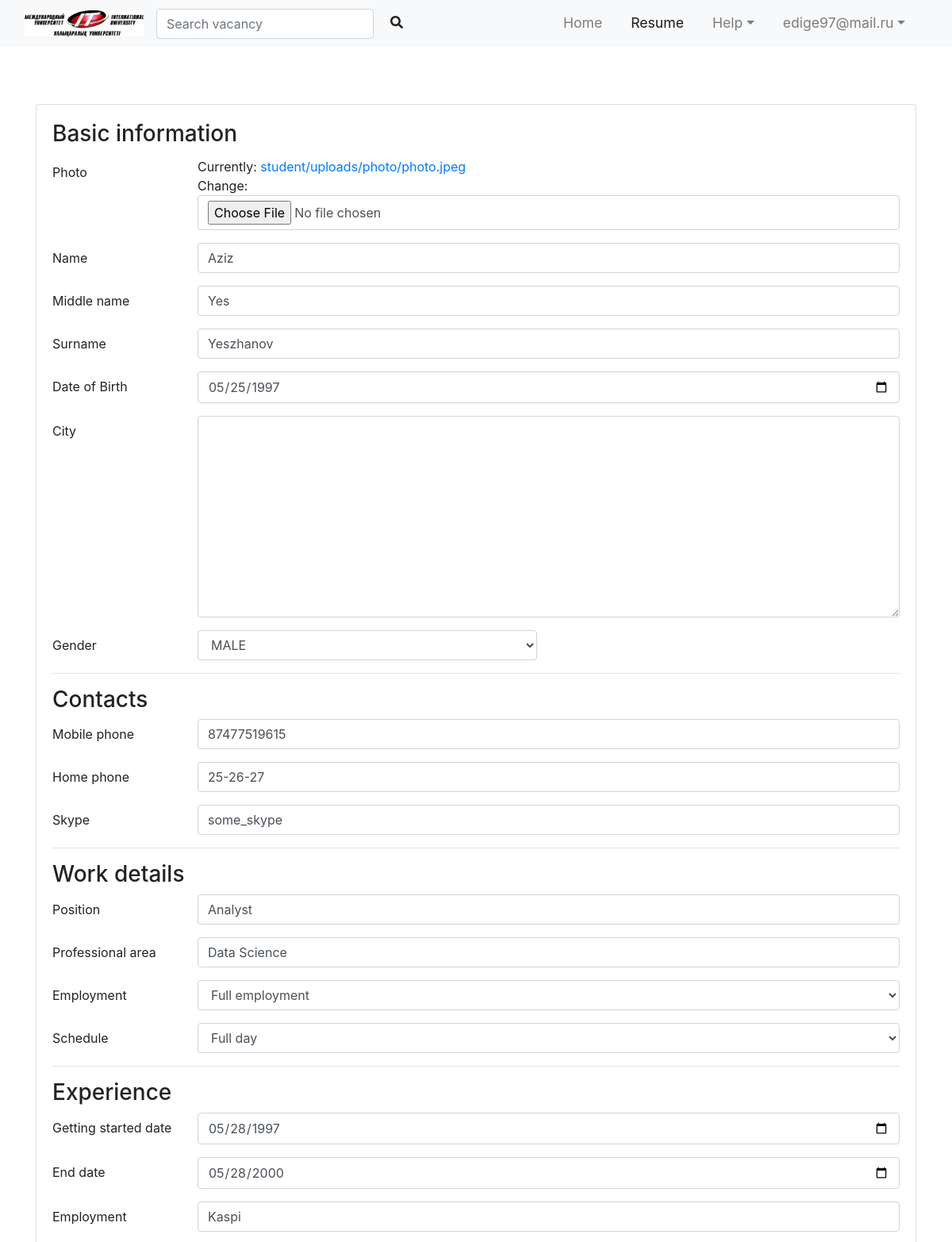
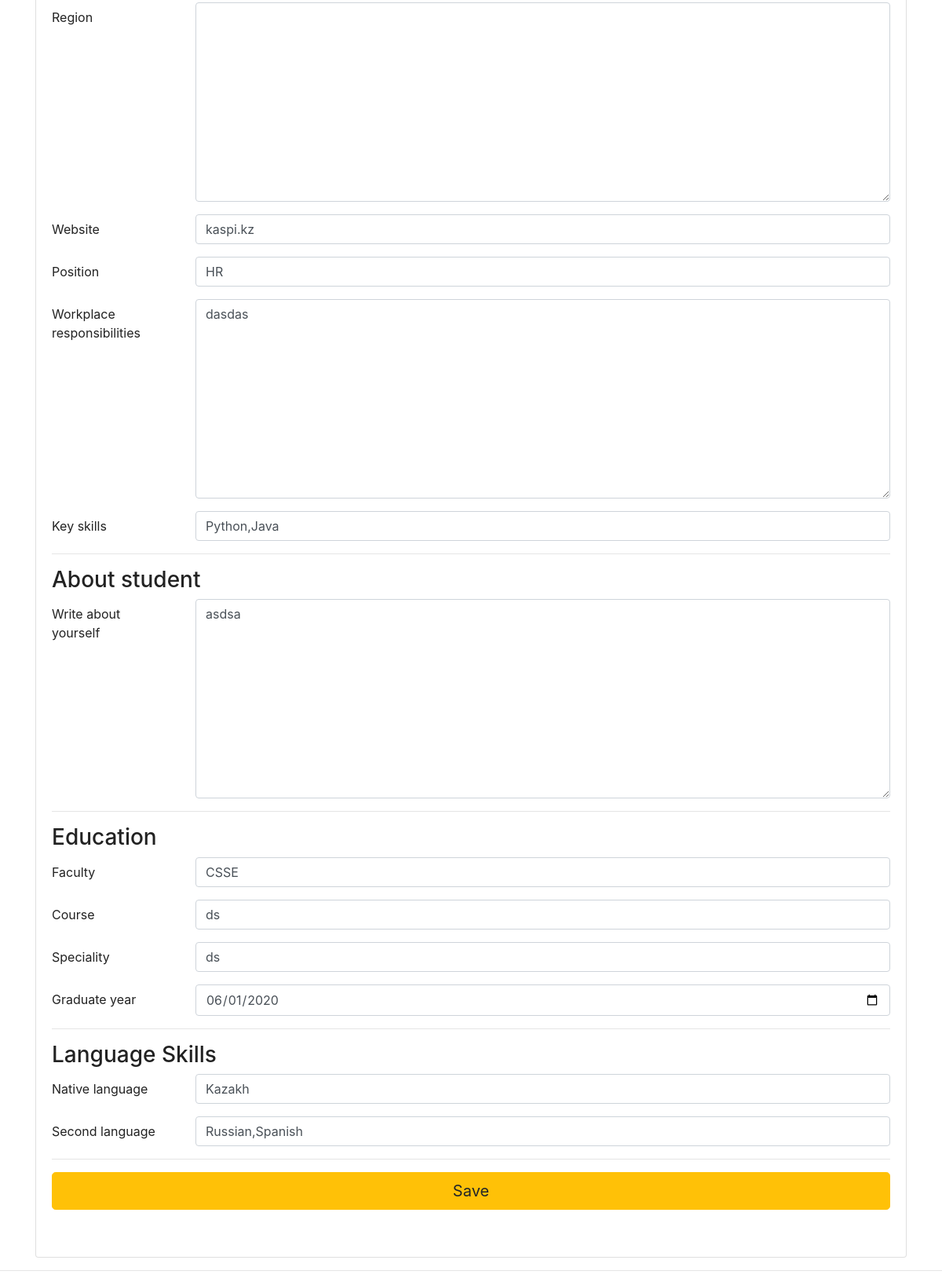
The app's page /student/resume/ (signed in, upper part) with its own data (2 pictures, top to bottom).
### users/models.py (models this page shows)
class User(AbstractUser):
    is_student = models.BooleanField(default=False)
    is_employer = models.BooleanField(default=False)

### student/models.py (models this page shows)
class PhotoStudent(models.Model):
	user = models.OneToOneField(User,on_delete=models.CASCADE)
	photo = models.ImageField(upload_to ='student/uploads/photo',default ='student/uploads/photo/default.png')

class PersonalInformation(models.Model):
	user = models.OneToOneField(User,on_delete=models.CASCADE)
	name = models.CharField(max_length = 127,null=True)
	middle_name = models.CharField(max_length = 127,null=True)
	surname = models.CharField(max_length = 127,null=True)
	birthday = models.DateField(null=True)
	gender = models.CharField(max_length = 12,choices=GENDER_CHOICE,null=True)
	city = AddressField(null=True)

class ContactInformation(models.Model):
	user = models.OneToOneField(User,on_delete=models.CASCADE)
	mobile_phone = models.CharField(max_length = 30,null=True,blank=True)
	home_phone = models.CharField(max_length = 30,null=True,blank=True)
	skype = models.CharField(max_length = 30,null=True,blank=True)

class DesiredPosition(models.Model):
	user = models.OneToOneField(User,on_delete=models.CASCADE)
	desired_position = models.CharField(max_length = 30,null=True,blank=True)
	professional_area = models.CharField(max_length = 30,null=True,blank=True)
	employment = models.CharField(max_length = 100,choices=EMPLOYMENT_CHOICE,null=False,blank=True)
	schedule = models.CharField(max_length = 100,choices=SCHEDULE_CHOICE,null=False,blank=True)

class Experience(models.Model):
	user = models.OneToOneField(User,on_delete=models.CASCADE)
	getting_started_date = models.DateField(null=True,blank=True)
	end_date = models.DateField(null=True,blank=True)
	organization = models.CharField(max_length = 100,null=True,blank=True)
	region = AddressField(null=True,blank=True)
	website = models.CharField(max_length = 100,null=True,blank=True)
	position = models.CharField(max_length = 100,null=True,blank=True)
	workplace_respon = models.TextField(null=True,blank=True)
	key_skills = models.CharField(max_length = 100,null=True,blank=True)

class AboutStudent(models.Model):
    user = models.OneToOneField(User,on_delete=models.CASCADE)
    about_student = models.TextField(null=True)

class Education(models.Model):
    user = models.OneToOneField(User,on_delete=models.CASCADE)
    faculty = models.CharField(max_length = 100,null=True)
    course = models.CharField(max_length = 100,null=True)
    specality = models.CharField(max_length = 100,null=True)
    date_of_ending = models.DateField(null=True)

class LanguageSkills(models.Model):
    user = models.OneToOneField(User,on_delete=models.CASCADE)
    native_language = models.CharField(max_length = 100,null=True)
    second_language = models.CharField(max_length = 100,null=True,blank=True)

### student/views.py (the view, shortened to what this page needs)
# urls.py: path('resume/', views.resume, name='resume'),
@login_required
@student_required
def resume(request):
	context = {}
	PersInforForm = PersonalInformationForm(request.POST or None, instance=request.user.personalinformation,initial={'name': request.user.first_name, 'surname':request.user.last_name})
	ContInforForm = ContactInformationForm(request.POST or None, instance=request.user.contactinformation)
	DesiredForm = DesiredPositionForm(request.POST or None, instance=request.user.desiredposition)
	ExpForm = ExperienceForm(request.POST or None, instance=request.user.experience)
	AboutForm = AboutStudentForm(request.POST or None, instance=request.user.aboutstudent)
	EducForm = EducationForm(request.POST or None, instance=request.user.education)
	LangSkilForm = LanguageSkillsForm(request.POST or None, instance=request.user.languageskills)
	PhotoForm = PhotoStudentForm(request.POST or None, request.FILES, instance=request.user.photostudent)
	context['PersInforForm'] = PersInforForm
	context['ContInforForm'] = ContInforForm
	context['DesiredForm'] = DesiredForm
	context['ExpForm'] = ExpForm
	context['AboutForm'] = AboutForm
	context['EducForm'] = EducForm
	context['LangSkilForm'] = LangSkilForm
	context['PhotoForm'] = PhotoForm
	context['user'] = request.user
	return render(request,"resume.html",context)

### student/forms.py
class PersonalInformationForm(ModelForm):
    class Meta:
        model = PersonalInformation
        widgets = {
        'birthday': forms.DateInput(attrs={'type': 'date'}),
        }
        exclude = ('user',)
    def __init__(self, *args, **kwargs):
        super(PersonalInformationForm, self).__init__(*args, **kwargs)
        self.fields['gender'].widget.attrs['id'] = "inputState"
        self.fields['birthday'].widget.attrs['id'] = 'date-input'
        for field in self.fields.values():
            field.widget.attrs['class'] = 'form-control'

class ContactInformationForm(ModelForm):
    class Meta:
        model = ContactInformation
        exclude = ('user',)
    def __init__(self, *args, **kwargs):
        super(ContactInformationForm, self).__init__(*args, **kwargs)
        for field in self.fields.values():
            field.widget.attrs['class'] = 'form-control'

### student/templates/resume.html (shortened to what this page needs)
{% extends 'resume_main.html' %}
{% load static %}
{% load crispy_forms_tags %}
{% block main %}
<div class="container">
 <div class="row">
  <div class="col-md-12">
    <div class="card">
      <div class="card-body">
        <h3 class="card-title">Basic information</h3>
        <form method="POST" action = "{% url 'resume' %}">
          <div class="form-group row">
            <label for="Surname" class="col-sm-2 col-form-label">Photo</label>
            <div class="col-sm-10">
              {{PhotoForm.photo}}
            </div>
          </div>
          <div class="form-group row">
            <label for="Name" class="col-sm-2 col-form-label">Name</label>
            <div class="col-sm-10">
              {{PersInforForm.name}}
            </div>
          </div>
          <div class="form-group row">
            <label for="Surname" class="col-sm-2 col-form-label">Middle name</label>
            <div class="col-sm-10">
              {{PersInforForm.middle_name}}
            </div>
          </div>
          <div class="form-group row">
            <label for="Surname" class="col-sm-2 col-form-label">Surname</label>
            <div class="col-sm-10">
              {{PersInforForm.surname}}
            </div>
          </div>
          <div class="form-group row">
            <label for="date-input" class="col-sm-2 col-form-label">Date of Birth</label>
            <div class="col-sm-10">
              {{PersInforForm.birthday}}
            </div>
          </div>
          <div class="form-group row">
            <label for="City" class="col-sm-2 col-form-label">City</label>
            <div class="col-sm-10">
              {{PersInforForm.city}}
            </div>
          </div>
          <div class="form-group row">
            <label for="date-input" class="col-sm-2 col-form-label">Gender</label>
            <div class="col-sm-5">
              {{PersInforForm.gender}}
            </div>
          </div>
          {% if ContInforForm %}
          <hr><h3>Contacts</h3>
          <div class="form-group row">
            <label for="mail" class="col-sm-2 col-form-label">Mobile phone</label>
            <div class="col-sm-10">
              {{ContInforForm.mobile_phone}}
            </div>
          </div>
          <div class="form-group row">
            <label for="tel-input" class="col-sm-2 col-form-label">Home phone</label>
            <div class="col-sm-10">
              {{ContInforForm.home_phone}}
            </div>
          </div>
          <div class="form-group row">
            <label for="tel-input" class="col-sm-2 col-form-label">Skype</label>
            <div class="col-sm-10">
              {{ContInforForm.skype}}
            </div>
          </div>
          {%endif%}
          <hr><h3>Work details</h3>
          <div class="form-group row">
            <label for="mail" class="col-sm-2 col-form-label">Position</label>
            <div class="col-sm-10">
              {{DesiredForm.desired_position}}
            </div>
          </div>
          <div class="form-group row">
            <label for="mail" class="col-sm-2 col-form-label">Professional area</label>
            <div class="col-sm-10">
              {{DesiredForm.professional_area}}
            </div>
          </div>
          <div class="form-group row">
            <label for="mail" class="col-sm-2 col-form-label">Employment</label>
            <div class="col-sm-10">
              {{DesiredForm.employment}}
            </div>
          </div>
          <div class="form-group row">
            <label for="mail" class="col-sm-2 col-form-label">Schedule</label>
            <div class="col-sm-10">
              {{DesiredForm.schedule}}
            </div>
          </div>
          <hr><h3>Experience</h3>
          <div class="form-group row">
            <label for="mail" class="col-sm-2 col-form-label">Getting started date</label>
            <div class="col-sm-10">
              {{ExpForm.getting_started_date}}
            </div>
          </div>
          <div class="form-group row">
            <label for="mail" class="col-sm-2 col-form-label">End date</label>
            <div class="col-sm-10">
              {{ExpForm.end_date}}
            </div>
          </div>
          <div class="form-group row">
            <label for="mail" class="col-sm-2 col-form-label">Employment</label>
            <div class="col-sm-10">
              {{ExpForm.organization}}
            </div>
          </div>
          <div class="form-group row">
            <label for="mail" class="col-sm-2 col-form-label">Region</label>
            <div class="col-sm-10">
              {{ExpForm.region}}
            </div>
          </div>
          <div class="form-group row">
            <label for="mail" class="col-sm-2 col-form-label">Website</label>
            <div class="col-sm-10">
              {{ExpForm.website}}
            </div>
          </div>
          <div class="form-group row">
            <label for="mail" class="col-sm-2 col-form-label">Position</label>
            <div class="col-sm-10">
              {{ExpForm.position}}
            </div>
          </div>
          <div class="form-group row">
            <label for="mail" class="col-sm-2 col-form-label">Workplace responsibilities</label>
            <div class="col-sm-10">
              {{ExpForm.workplace_respon}}
            </div>
          </div>
          <div class="form-group row">
            <label for="mail" class="col-sm-2 col-form-label">Key skills</label>
            <div class="col-sm-10">
              {{ExpForm.key_skills}}
            </div>
          </div>
          <hr><h3>About student</h3>
          <div class="form-group row">
            <label for="mail" class="col-sm-2 col-form-label">Write about yourself</label>
            <div class="col-sm-10">
              {{AboutForm.about_student}}
            </div>
          </div>
          <hr><h3>Education</h3>
          <div class="form-group row">
            <label for="Univer" class="col-sm-2 col-form-label">Faculty</label>
            <div class="col-sm-10">
              {{EducForm.faculty}}
            </div>
          </div>
          <div class="form-group row">
            <label for="Faculty" class="col-sm-2 col-form-label">Course</label>
            <div class="col-sm-10">
              {{EducForm.course}}
            </div>
          </div>
          <div class="form-group row">
            <label for="Faculty" class="col-sm-2 col-form-label">Speciality</label>
            <div class="col-sm-10">
              {{EducForm.specality}}
            </div>
          </div>
          <div class="form-group row">
            <label for="Speciality" class="col-sm-2 col-form-label">Graduate year</label>
            <div class="col-sm-10">
              {{EducForm.date_of_ending}}
            </div>
          </div>
          <hr><h3>Language Skills</h3>
          <div class="form-group row">
            <label for="About" class="col-sm-2 col-form-label">Native language</label>
            <div class="col-sm-10">
              {{LangSkilForm.native_language}}
            </div>
          </div>
           <div class="form-group row">
            <label for="Skills" class="col-sm-2 col-form-label">Second language</label>
            <div class="col-sm-10">
              {{LangSkilForm.second_language}}
            </div>
          </div>
            <hr>
            <div class="form-group row">
              <div class="col-sm-12">
                <button type="submit" class="btn btn-warning btn-lg btn-block">Save</button>
              </div>
            </div>
          </form>
          <br>
        </div>
      </div>
    </div>
  </div>
</div>
{% endblock %}

### student/templates/resume_main.html (shortened to what this page needs)
{% extends 'student_home.html' %}
{% load static %}
{% load crispy_forms_tags %}
{% block main_menu %}
<nav class="navbar navbar-expand-md navbar-light bg-light sticky-top">
  <div class="container-fluid">
      <a href="#" class="navbar-brand"><img src="{% static 'images/logl.jpg' %}"></a>
     <form class="form-inline mr-auto" method="get" action="{%url 'search_vacancy'%}">
      <div class="md-form my-0">
        <input class="form-control" type="text" placeholder="Search vacancy"  name = 'search_word' aria-label="Search">
        <i class="fas fa-search text-black ml-3" aria-hidden="true"></i>
      </div>
    </form>
     <div class="collapse navbar-collapse" id="navbarResponsive">
    <ul class="navbar-nav ml-auto">
    <li class="nav-item "><a href="{% url 'student_home'%}" class="nav-link">Home</a></li>
    <li class="nav-item active"><a href="{% url 'get_resume_student'%}" class="nav-link">Resume</a></li>
    <li class="nav-item dropdown">
      <a href="#" class="nav-link dropdown-toggle" data-toggle="dropdown">Help</a>
    </li>
    <li class="nav-item dropdown">
      <a href="#" class="nav-link dropdown-toggle" data-toggle="dropdown"><span class="caret">{{user}}</span></a>
    </li>
     </ul>
    </div>
</nav>
{% endblock %}

### main/templates/main.html (style rules this page uses)
body, html { width: 100%; height: 100%; fon-family: 'Poppins', san-serif; color: #222; }
.navbar-brand img { width: 150px }
.navbar-nav li { padding-right: 20px; }
.nav-link { font-size: 1.1em !important }

### records on screen
User: username "edige97@mail.ru"
PersonalInformation: name "Aziz", middle_name "Yes", surname "Yeszhanov", birthday "05/25/1997", gender "MALE"
ContactInformation: mobile_phone "87477519615", home_phone "25-26-27", skype "some_skype"
DesiredPosition: desired_position "Analyst", professional_area "Data Science", employment "Full employment", schedule "Full day"
Experience: getting_started_date "05/28/1997", end_date "05/28/2000", organization "Kaspi", website "kaspi.kz", position "HR", workplace_respon "dasdas", key_skills "Python,Java"
AboutStudent: about_student "asdsa"
Education: faculty "CSSE", course "ds", specality "ds", date_of_ending "06/01/2020"
LanguageSkills: native_language "Kazakh", second_language "Russian,Spanish"
